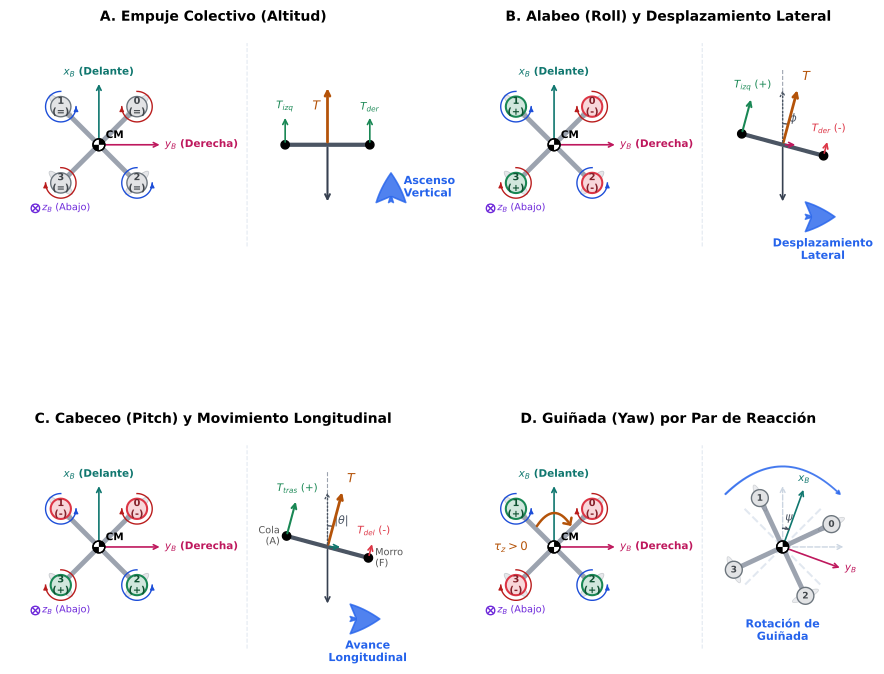

Generate this figure with Python:
import os
import numpy as np
import matplotlib.pyplot as plt
import matplotlib.patches as patches

# Configurar matplotlib para estilo académico limpio y premium
plt.rcParams.update({
    'font.family': 'sans-serif',
    'font.sans-serif': ['DejaVu Sans', 'Arial', 'Helvetica'],
    'font.size': 8.5,
    'axes.labelsize': 9.5,
    'axes.titlesize': 10.5,
    'xtick.labelsize': 8,
    'ytick.labelsize': 8,
    'legend.fontsize': 8
})

def draw_cm_symbol(ax, xc, yc, radius=0.08):
    """Dibuja el símbolo clásico de centro de masas (CM) en ingeniería."""
    bg_circle = patches.Circle((xc, yc), radius, facecolor='white', edgecolor='black', lw=1.0, zorder=4)
    ax.add_patch(bg_circle)
    w1 = patches.Wedge((xc, yc), radius, 0, 90, facecolor='black', zorder=5)
    w2 = patches.Wedge((xc, yc), radius, 180, 270, facecolor='black', zorder=5)
    ax.add_patch(w1)
    ax.add_patch(w2)
    border_circle = patches.Circle((xc, yc), radius, facecolor='none', edgecolor='black', lw=1.0, zorder=6)
    ax.add_patch(border_circle)

def draw_spin_arrow(ax, rx, ry, direction, radius=0.20, color='gray'):
    """Dibuja una flecha curva que indica el sentido de giro del rotor."""
    if direction == 'CW':
        angles = np.linspace(np.pi/2, -np.pi, 80)
    else:
        angles = np.linspace(np.pi/2, 2*np.pi, 80)
        
    x = rx + radius * np.cos(angles)
    y = ry + radius * np.sin(angles)
    ax.plot(x, y, color=color, linewidth=1.0, zorder=8)
    
    dt = angles[-1] - angles[-2]
    dx = -radius * np.sin(angles[-1]) * np.sign(dt)
    dy = radius * np.cos(angles[-1]) * np.sign(dt)
    
    length = np.hypot(dx, dy)
    dx /= length
    dy /= length
    
    ax.annotate('', xy=(x[-1], y[-1]), xytext=(x[-1]-dx*0.01, y[-1]-dy*0.01),
                arrowprops=dict(arrowstyle="-|>", color=color, lw=1.0, patchB=None, shrinkA=0, shrinkB=0, mutation_scale=6),
                zorder=9)

def draw_plant_view(ax, xc, yc, thrust_states, yaw_net_moment=0.0):
    """
    Dibuja la vista en planta del cuadricóptero centrada en (xc, yc).
    thrust_states: lista con estados de empuje para R0, R1, R2, R3 (valores: '+', '-', 'base')
    yaw_net_moment: si es mayor a 0, dibuja flecha curva horario en CM; menor a 0, antihorario.
    """
    d = 0.45  # distancia de brazo en la figura
    
    # Coordenadas de los rotores (Horizontal es y_B [derecha], Vertical es x_B [delante])
    rotors_pos = [
        (xc + d, yc + d),  # R0
        (xc - d, yc + d),  # R1
        (xc + d, yc - d),  # R2
        (xc - d, yc - d)   # R3
    ]
    
    rotors_dir = ['CW', 'CCW', 'CCW', 'CW']
    
    # 1. Dibujar brazos del chasis en X
    ax.plot([rotors_pos[1][0], rotors_pos[2][0]], [rotors_pos[1][1], rotors_pos[2][1]], 
            color='#9ca3af', linewidth=3.5, zorder=2)
    ax.plot([rotors_pos[0][0], rotors_pos[3][0]], [rotors_pos[0][1], rotors_pos[3][1]], 
            color='#9ca3af', linewidth=3.5, zorder=2)
    
    # 2. Ejes de cuerpo en el CM (Restablecidos a longitud 0.75)
    axis_len = 0.75
    ax.annotate('', xy=(xc, yc + axis_len), xytext=(xc, yc),
                arrowprops=dict(arrowstyle="->", color='#0f766e', lw=1.2, mutation_scale=8),
                zorder=3)
    ax.text(xc, yc + axis_len + 0.03, r"$x_B$ (Delante)", color='#0f766e', ha='center', va='bottom', fontsize=7.5, fontweight='bold')
    
    ax.annotate('', xy=(xc + axis_len, yc), xytext=(xc, yc),
                arrowprops=dict(arrowstyle="->", color='#be185d', lw=1.2, mutation_scale=8),
                zorder=3)
    ax.text(xc + axis_len + 0.03, yc, r"$y_B$ (Derecha)", color='#be185d', ha='left', va='center', fontsize=7.5, fontweight='bold')
    
    # Símbolo z_B (Abajo, en esquina inferior izquierda de la planta)
    zx, zy = xc - 0.75, yc - 0.75
    z_circle = patches.Circle((zx, zy), 0.05, facecolor='none', edgecolor='#6d28d9', lw=1.0, zorder=3)
    ax.add_patch(z_circle)
    ax.plot([zx - 0.035, zx + 0.035], [zy - 0.035, zy + 0.035], color='#6d28d9', lw=1.0, zorder=3)
    ax.plot([zx - 0.035, zx + 0.035], [zy + 0.035, zy - 0.035], color='#6d28d9', lw=1.0, zorder=3)
    ax.text(zx + 0.08, zy, r"$z_B$ (Abajo)", color='#6d28d9', ha='left', va='center', fontsize=7)
    
    # 3. Dibujar centro de masas (CM)
    draw_cm_symbol(ax, xc, yc, radius=0.07)
    ax.text(xc + 0.08, yc + 0.08, "CM", fontsize=7.5, fontweight='bold', zorder=7)
    
    # 4. Dibujar rotores
    for i, (rx, ry) in enumerate(rotors_pos):
        state = thrust_states[i]
        spin = rotors_dir[i]
        
        if state == '+':
            face = '#d1e7dd'   # verde suave
            edge = '#198754'   # verde fuerte
            text_color = '#0f5132'
            sign = '+'
            lw = 1.5
        elif state == '-':
            face = '#f8d7da'   # rojo suave
            edge = '#dc3545'   # rojo fuerte
            text_color = '#842029'
            sign = '-'
            lw = 1.5
        else:
            face = '#e2e3e5'   # gris suave
            edge = '#6c757d'   # gris fuerte
            text_color = '#41464b'
            sign = '='
            lw = 1.0
            
        rotor = patches.Circle((rx, ry), 0.12, facecolor=face, edgecolor=edge, lw=lw, zorder=6)
        ax.add_patch(rotor)
        
        propeller = patches.Ellipse((rx, ry), 0.38, 0.10, angle=45 if i%2==0 else -45,
                                    facecolor='#9ca3af', edgecolor='#4b5563', alpha=0.25, lw=0.6, zorder=5)
        ax.add_patch(propeller)
        
        ax.text(rx, ry, f"{i}\n({sign})", ha='center', va='center', fontsize=7, color=text_color, fontweight='bold', zorder=7)
        
        spin_color = '#b91c1c' if spin == 'CW' else '#1d4ed8'
        draw_spin_arrow(ax, rx, ry, spin, radius=0.18, color=spin_color)
        
    # 5. Momento neto en CM
    if yaw_net_moment > 0.0:
        arrow = patches.FancyArrowPatch((xc - 0.22, yc + 0.22), (xc + 0.22, yc + 0.22),
                                       connectionstyle="arc3,rad=-0.8",
                                       arrowstyle="->,head_width=3.5,head_length=3.5",
                                       color='#b45309', lw=1.8, zorder=10)
        ax.add_patch(arrow)
        # Etiqueta de momento colocada abajo a la izquierda en el hueco entre R1 y R3 para dar aire
        ax.text(xc - 0.3, yc, r"$\tau_z > 0$", color='#b45309', ha='right', va='center', fontsize=8.5, fontweight='bold', zorder=10)
    elif yaw_net_moment < 0.0:
        arrow = patches.FancyArrowPatch((xc + 0.22, yc + 0.22), (xc - 0.22, yc + 0.22),
                                       connectionstyle="arc3,rad=0.8",
                                       arrowstyle="->,head_width=3.5,head_length=3.5",
                                       color='#b45309', lw=1.8, zorder=10)
        ax.add_patch(arrow)
        ax.text(xc - 0.3, yc, r"$\tau_z < 0$", color='#b45309', ha='right', va='center', fontsize=8.5, fontweight='bold', zorder=10)

def draw_rotated_drone_guiñada(ax, xc, yc, psi_deg=20):
    """Dibuja un esquema del dron rotado un ángulo psi para ilustrar el efecto de guiñada."""
    psi = np.radians(psi_deg)
    d = 0.45
    
    # 1. Dibujar referencia inercial original (sin rotar) en gris muy tenue
    ax.plot([xc - d, xc + d], [yc + d, yc - d], color='#e2e8f0', linestyle='--', linewidth=1.5, zorder=1)
    ax.plot([xc + d, xc - d], [yc + d, yc - d], color='#e2e8f0', linestyle='--', linewidth=1.5, zorder=1)
    
    # Ejes de referencia inercial
    ax.annotate('', xy=(xc, yc + 0.75), xytext=(xc, yc),
                arrowprops=dict(arrowstyle="->", color='#cbd5e1', lw=1.0, linestyle='--'), zorder=1)
    ax.annotate('', xy=(xc + 0.75, yc), xytext=(xc, yc),
                arrowprops=dict(arrowstyle="->", color='#cbd5e1', lw=1.0, linestyle='--'), zorder=1)
    
    # Función auxiliar para rotar puntos (sentido horario: guiñada positiva)
    def rotate(x, y):
        xr = x * np.cos(psi) + y * np.sin(psi)
        yr = -x * np.sin(psi) + y * np.cos(psi)
        return xc + xr, yc + yr

    # Coordenadas rotadas de los rotores
    r0 = rotate(d, d)
    r1 = rotate(-d, d)
    r2 = rotate(d, -d)
    r3 = rotate(-d, -d)
    
    # 2. Dibujar brazos del chasis rotados
    ax.plot([r1[0], r2[0]], [r1[1], r2[1]], color='#9ca3af', linewidth=3.5, zorder=2)
    ax.plot([r0[0], r3[0]], [r0[1], r3[1]], color='#9ca3af', linewidth=3.5, zorder=2)
    
    # Ejes de cuerpo rotados (Restablecidos a longitud 0.75)
    axis_len = 0.75
    x_pt = rotate(0, axis_len)
    ax.annotate('', xy=x_pt, xytext=(xc, yc),
                arrowprops=dict(arrowstyle="->", color='#0f766e', lw=1.2, mutation_scale=8), zorder=3)
    ax.text(x_pt[0], x_pt[1] + 0.03, r"$x_B$", color='#0f766e', ha='center', va='bottom', fontsize=7.5, fontweight='bold')
    
    y_pt = rotate(axis_len, 0)
    ax.annotate('', xy=y_pt, xytext=(xc, yc),
                arrowprops=dict(arrowstyle="->", color='#be185d', lw=1.2, mutation_scale=8), zorder=3)
    ax.text(y_pt[0] + 0.03, y_pt[1], r"$y_B$", color='#be185d', ha='left', va='center', fontsize=7.5, fontweight='bold')
    
    # Arco de rotación en el CM desde el eje vertical (90 deg) hasta el rotado (90 - psi_deg)
    # Reducimos el radio del arco de guiñada (R = 0.22) para que no se pase de largo y sea proporcional
    r_arc = 0.22
    arc_t = np.linspace(np.radians(90), np.radians(90 - psi_deg), 40)
    ax.plot(xc + r_arc * np.cos(arc_t), yc + r_arc * np.sin(arc_t), color='#4b5563', lw=1.0, zorder=4)
    
    # Punta de flecha fina al final del arco (en 90 - psi_deg)
    phi_dest = np.radians(90 - psi_deg)
    # Dirección tangente en sentido horario (CW)
    dx = np.sin(phi_dest)
    dy = -np.cos(phi_dest)
    xf_arc = xc + r_arc * np.cos(phi_dest)
    yf_arc = yc + r_arc * np.sin(phi_dest)
    ax.annotate('', xy=(xf_arc, yf_arc), xytext=(xf_arc - dx*0.01, yf_arc - dy*0.01),
                arrowprops=dict(arrowstyle="->", color='#4b5563', lw=1.0, mutation_scale=4), zorder=4)
    
    # Etiqueta de ángulo psi al lado del arco (a la derecha)
    ax.text(xc + 0.08, yc + 0.27, r"$\psi$", color='#4b5563', ha='center', va='bottom', fontsize=8)
    
    # 3. Dibujar centro de masas (CM)
    draw_cm_symbol(ax, xc, yc, radius=0.07)
    
    # 4. Dibujar los 4 rotores rotados
    for i, (rx, ry) in enumerate([r0, r1, r2, r3]):
        rotor = patches.Circle((rx, ry), 0.10, facecolor='#e2e3e5', edgecolor='#6c757d', lw=1.0, zorder=6)
        ax.add_patch(rotor)
        propeller = patches.Ellipse((rx, ry), 0.34, 0.08, angle=45 - psi_deg if i%2==0 else -45 - psi_deg,
                                    facecolor='#9ca3af', edgecolor='#4b5563', alpha=0.20, lw=0.6, zorder=5)
        ax.add_patch(propeller)
        ax.text(rx, ry, str(i), ha='center', va='center', fontsize=6.5, color='#41464b', fontweight='bold', zorder=7)
        
    # 5. Flecha de rotación azul de guiñada
    arrow = patches.FancyArrowPatch((xc - 0.7, yc + 0.6), (xc + 0.7, yc + 0.6),
                                   connectionstyle="arc3,rad=-0.5",
                                   arrowstyle="fancy,head_width=2.5,head_length=2.5",
                                   color='#2563eb', alpha=0.8, lw=1.2, zorder=10)
    ax.add_patch(arrow)
    
    # Texto de movimiento en la parte inferior
    ax.text(xc, yc - 0.85, "Rotación de\nGuiñada", color='#2563eb', ha='center', va='top', fontsize=8, fontweight='bold')

def draw_lateral_view(ax, xc, yc, mode):
    """Dibuja el esquema lateral de fuerzas."""
    if mode == 'colectivo':
        y_val = yc
        ax.plot([xc - 0.5, xc + 0.5], [y_val, y_val], color='#4b5563', linewidth=3, zorder=2)
        ax.plot(xc - 0.5, y_val, 'o', color='black', markersize=6, zorder=3)
        ax.plot(xc + 0.5, y_val, 'o', color='black', markersize=6, zorder=3)
        
        # Fuerzas individuales
        ax.annotate('', xy=(xc - 0.5, y_val + 0.35), xytext=(xc - 0.5, y_val),
                    arrowprops=dict(arrowstyle="->", color='#198754', lw=1.2))
        ax.annotate('', xy=(xc + 0.5, y_val + 0.35), xytext=(xc + 0.5, y_val),
                    arrowprops=dict(arrowstyle="->", color='#198754', lw=1.2))
        ax.text(xc - 0.5, y_val + 0.38, r"$T_{izq}$", ha='center', va='bottom', fontsize=7.5, color='#198754')
        ax.text(xc + 0.5, y_val + 0.38, r"$T_{der}$", ha='center', va='bottom', fontsize=7.5, color='#198754')
        
        # Fuerza neta en CM
        ax.annotate('', xy=(xc, y_val + 0.7), xytext=(xc, y_val),
                    arrowprops=dict(arrowstyle="->", color='#b45309', lw=2.0))
        ax.text(xc - 0.08, y_val + 0.45, r"$T$", color='#b45309', ha='right', va='center', fontsize=9, fontweight='bold')
        
        # Peso
        ax.annotate('', xy=(xc, y_val - 0.7), xytext=(xc, y_val),
                    arrowprops=dict(arrowstyle="->", color='#374151', lw=1.5))
                    
        # Flecha de desplazamiento vertical azul
        ax.annotate('', xy=(xc + 0.75, y_val - 0.3), xytext=(xc + 0.75, y_val - 0.7),
                    arrowprops=dict(arrowstyle="fancy,head_width=2.5,head_length=2.5", color='#2563eb', alpha=0.8, lw=1.2))
        ax.text(xc + 0.90, y_val - 0.5, "Ascenso\nVertical", color='#2563eb', ha='left', va='center', fontsize=8, fontweight='bold')
        
    elif mode == 'alabeo':
        phi = 15 * np.pi / 180
        cos_p, sin_p = np.cos(phi), np.sin(phi)
        
        xl = xc - 0.5 * cos_p
        yl = yc + 0.5 * sin_p
        xr = xc + 0.5 * cos_p
        yr = yc - 0.5 * sin_p
        
        ax.plot([xl, xr], [yl, yr], color='#4b5563', linewidth=3, zorder=2)
        ax.plot(xl, yl, 'o', color='black', markersize=6, zorder=3)
        ax.plot(xr, yr, 'o', color='black', markersize=6, zorder=3)
        
        # Perpendiculares al dron inclinados hacia arriba-derecha: (sin_p, cos_p)
        dx_f, dy_f = sin_p, cos_p
        
        ax.annotate('', xy=(xl + 0.45 * dx_f, yl + 0.45 * dy_f), xytext=(xl, yl),
                    arrowprops=dict(arrowstyle="->", color='#198754', lw=1.5))
        ax.annotate('', xy=(xr + 0.20 * dx_f, yr + 0.20 * dy_f), xytext=(xr, yr),
                    arrowprops=dict(arrowstyle="->", color='#dc3545', lw=1.2))
        ax.text(xl + 0.5 * dx_f, yl + 0.5 * dy_f, r"$T_{izq}$ (+)", ha='center', va='bottom', fontsize=7.5, color='#198754')
        ax.text(xr + 0.25 * dx_f, yr + 0.25 * dy_f, r"$T_{der}$ (-)", ha='center', va='bottom', fontsize=7.5, color='#dc3545')
        
        # Línea vertical de referencia
        ax.plot([xc, xc], [yc, yc + 0.9], color='#9ca3af', linestyle='--', linewidth=0.8, zorder=1)
        
        # Arco del ángulo de alabeo phi: a la derecha (entre 75 y 90 grados)
        # Corregido: Ahora el arco de phi está a la derecha del empuje (de 75 a 90 grados)
        arc = patches.Arc((xc, yc), 0.5, 0.5, theta1=75, theta2=90, color='#4b5563', lw=1.0)
        ax.add_patch(arc)
        ax.text(xc + 0.08, yc + 0.3, r"$\phi$", color='#4b5563', ha='left', va='center', fontsize=8)
        
        # Fuerza neta inclinada
        tx, ty = xc + 0.7 * dx_f, yc + 0.7 * dy_f
        ax.annotate('', xy=(tx, ty), xytext=(xc, yc),
                    arrowprops=dict(arrowstyle="->", color='#b45309', lw=2.0))
        ax.text(tx + 0.05, ty + 0.05, r"$T$", color='#b45309', ha='left', va='bottom', fontsize=9, fontweight='bold')
        
        # Descomposición de T
        ax.annotate('', xy=(xc, yc + 0.7 * cos_p), xytext=(xc, yc),
                    arrowprops=dict(arrowstyle="->", color='#4b5563', lw=1.0, linestyle=':'))
        
        ax.annotate('', xy=(xc + 0.7 * dx_f, yc), xytext=(xc, yc),
                    arrowprops=dict(arrowstyle="->", color='#be185d', lw=1.2))
        
        # Peso
        ax.annotate('', xy=(xc, yc - 0.7), xytext=(xc, yc),
                    arrowprops=dict(arrowstyle="->", color='#374151', lw=1.2))
        
        # Flecha de desplazamiento lateral reducida y bajada
        ax.annotate('', xy=(xc + 0.65, yc - 0.85), xytext=(xc + 0.3, yc - 0.85),
                    arrowprops=dict(arrowstyle="fancy,head_width=2.5,head_length=2.5", color='#2563eb', alpha=0.8, lw=1.2))
        ax.text(xc + 0.475, yc - 1.1, "Desplazamiento\nLateral", color='#2563eb', ha='center', va='top', fontsize=8, fontweight='bold')
        
    elif mode == 'cabeceo':
        theta = -15 * np.pi / 180
        cos_t, sin_t = np.cos(theta), np.sin(theta)
        
        xr = xc - 0.5 * cos_t
        yr = yc - 0.5 * sin_t
        xf = xc + 0.5 * cos_t
        yf = yc + 0.5 * sin_t
        
        ax.plot([xr, xf], [yr, yf], color='#4b5563', linewidth=3, zorder=2)
        ax.plot(xr, yr, 'o', color='black', markersize=6, zorder=3)
        ax.plot(xf, yf, 'o', color='black', markersize=6, zorder=3)
        ax.text(xr - 0.08, yr, "Cola\n(A)", ha='right', va='center', fontsize=7, color='#555')
        ax.text(xf + 0.08, yf, "Morro\n(F)", ha='left', va='center', fontsize=7, color='#555')
        
        # Fuerzas individuales (Cola mayor que morro)
        dx_f, dy_f = -sin_t, cos_t
        ax.annotate('', xy=(xr + 0.45 * dx_f, yr + 0.45 * dy_f), xytext=(xr, yr),
                    arrowprops=dict(arrowstyle="->", color='#198754', lw=1.5))
        ax.annotate('', xy=(xf + 0.20 * dx_f, yf + 0.20 * dy_f), xytext=(xf, yf),
                    arrowprops=dict(arrowstyle="->", color='#dc3545', lw=1.2))
        ax.text(xr + 0.5 * dx_f, yr + 0.5 * dy_f, r"$T_{tras}$ (+)", ha='center', va='bottom', fontsize=7.5, color='#198754')
        ax.text(xf + 0.25 * dx_f, yf + 0.25 * dy_f, r"$T_{del}$ (-)", ha='center', va='bottom', fontsize=7.5, color='#dc3545')
        
        # Línea vertical de referencia
        ax.plot([xc, xc], [yc, yc + 0.9], color='#9ca3af', linestyle='--', linewidth=0.8, zorder=1)
        
        # Arco del ángulo de cabeceo theta: a la derecha (entre 75 y 90 grados)
        # Corregido: El arco de theta ahora está al lado derecho de la vertical, igual que el empuje T inclinado (de 75 a 90 grados)
        arc = patches.Arc((xc, yc), 0.5, 0.5, theta1=75, theta2=90, color='#4b5563', lw=1.0)
        ax.add_patch(arc)
        ax.text(xc + 0.08, yc + 0.3, r"$|\theta|$", color='#4b5563', ha='left', va='center', fontsize=8)
        
        # Fuerza neta inclinada
        tx, ty = xc + 0.7 * dx_f, yc + 0.7 * dy_f
        ax.annotate('', xy=(tx, ty), xytext=(xc, yc),
                    arrowprops=dict(arrowstyle="->", color='#b45309', lw=2.0))
        ax.text(tx + 0.05, ty + 0.05, r"$T$", color='#b45309', ha='left', va='bottom', fontsize=9, fontweight='bold')
        
        # Descomposición de T
        ax.annotate('', xy=(xc, yc + 0.7 * cos_t), xytext=(xc, yc),
                    arrowprops=dict(arrowstyle="->", color='#4b5563', lw=1.0, linestyle=':'))
        
        ax.annotate('', xy=(xc + 0.7 * dx_f, yc), xytext=(xc, yc),
                    arrowprops=dict(arrowstyle="->", color='#0f766e', lw=1.2))
        
        # Peso
        ax.annotate('', xy=(xc, yc - 0.7), xytext=(xc, yc),
                    arrowprops=dict(arrowstyle="->", color='#374151', lw=1.2))
        
        # Flecha de avance longitudinal
        ax.annotate('', xy=(xc + 0.65, yc - 0.85), xytext=(xc + 0.3, yc - 0.85),
                    arrowprops=dict(arrowstyle="fancy,head_width=2.5,head_length=2.5", color='#2563eb', alpha=0.8, lw=1.2))
        ax.text(xc + 0.475, yc - 1.1, "Avance\nLongitudinal", color='#2563eb', ha='center', va='top', fontsize=8, fontweight='bold')

def main():
    fig, axs = plt.subplots(2, 2, figsize=(9, 8.0), dpi=300)
    
    # Separación horizontal
    xc_p = -1.35
    xc_l = 1.35
    
    # Línea divisoria vertical gris desplazada a la derecha (X = 0.15)
    div_x = 0.4
    
    # ----------------------------------------------------
    # Subplot 0,0: Empuje Colectivo
    # ----------------------------------------------------
    ax = axs[0, 0]
    ax.set_aspect('equal')
    ax.axis('off')
    ax.set_title("A. Empuje Colectivo (Altitud)", fontsize=10, fontweight='bold', pad=10)
    
    draw_plant_view(ax, xc=xc_p, yc=0.0, thrust_states=['base', 'base', 'base', 'base'], yaw_net_moment=0.0)
    draw_lateral_view(ax, xc=xc_l, yc=0.0, mode='colectivo')
    
    ax.plot([div_x, div_x], [-1.2, 1.2], color='#e2e8f0', linestyle='--', linewidth=0.8)
    ax.set_xlim(-2.4, 2.4)
    ax.set_ylim(-1.3, 1.3)
    
    # ----------------------------------------------------
    # Subplot 0,1: Alabeo (Roll) y Desplazamiento Lateral
    # ----------------------------------------------------
    ax = axs[0, 1]
    ax.set_aspect('equal')
    ax.axis('off')
    ax.set_title("B. Alabeo (Roll) y Desplazamiento Lateral", fontsize=10, fontweight='bold', pad=10)
    
    draw_plant_view(ax, xc=xc_p, yc=0.0, thrust_states=['-', '+', '-', '+'], yaw_net_moment=0.0)
    draw_lateral_view(ax, xc=xc_l, yc=0.0, mode='alabeo')
    
    ax.plot([div_x, div_x], [-1.2, 1.2], color='#e2e8f0', linestyle='--', linewidth=0.8)
    ax.set_xlim(-2.4, 2.4)
    ax.set_ylim(-1.3, 1.3)
    
    # ----------------------------------------------------
    # Subplot 1,0: Cabeceo (Pitch) y Movimiento Longitudinal
    # ----------------------------------------------------
    ax = axs[1, 0]
    ax.set_aspect('equal')
    ax.axis('off')
    ax.set_title("C. Cabeceo (Pitch) y Movimiento Longitudinal", fontsize=10, fontweight='bold', pad=10)
    
    draw_plant_view(ax, xc=xc_p, yc=0.0, thrust_states=['-', '-', '+', '+'], yaw_net_moment=0.0)
    draw_lateral_view(ax, xc=xc_l, yc=0.0, mode='cabeceo')
    
    ax.plot([div_x, div_x], [-1.2, 1.2], color='#e2e8f0', linestyle='--', linewidth=0.8)
    ax.set_xlim(-2.4, 2.4)
    ax.set_ylim(-1.3, 1.3)
    
    # ----------------------------------------------------
    # Subplot 1,1: Guiñada (Yaw)
    # ----------------------------------------------------
    ax = axs[1, 1]
    ax.set_aspect('equal')
    ax.axis('off')
    ax.set_title("D. Guiñada (Yaw) por Par de Reacción", fontsize=10, fontweight='bold', pad=10)
    
    draw_plant_view(ax, xc=xc_p, yc=0.0, thrust_states=['-', '+', '+', '-'], yaw_net_moment=1.0)
    draw_rotated_drone_guiñada(ax, xc=xc_l, yc=0.0, psi_deg=20)
    
    ax.plot([div_x, div_x], [-1.2, 1.2], color='#e2e8f0', linestyle='--', linewidth=0.8)
    ax.set_xlim(-2.4, 2.4)
    ax.set_ylim(-1.3, 1.3)
    
    # Ajustes finales y guardado
    plt.tight_layout()
    plt.subplots_adjust(wspace=0.12, hspace=0.08)
    
    out_pdf = "TFG_Memoria/Figuras/diagramas/FIG-015.pdf"
    out_png = "TFG_Memoria/Figuras/diagramas/FIG-015.png"
    
    os.makedirs(os.path.dirname(out_pdf), exist_ok=True)
    
    plt.savefig(out_pdf, format='pdf', bbox_inches='tight')
    plt.savefig(out_png, format='png', bbox_inches='tight')
    plt.close()
    
    print(f"Figura FIG-015 refinada (ronda 3) exitosamente en PDF y PNG:")
    print(f"  - PDF: {out_pdf}")
    print(f"  - PNG: {out_png}")

if __name__ == "__main__":
    main()
